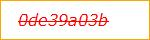
#> input picture 0de39a03b.jpg, 150 x 40 px
$ python line_removal.py
#> lines starting #> are read from the running program, lines starting #| are printed output that depends on the picture
def main():
    from PIL import Image
    img = Image.open('0de39a03b.jpg')
#> img is the input picture: PIL image 150x40 RGB; mean R, G, B 245.3, 232.2, 221
    pixelMap = img.load()
    new_img = Image.new( img.mode, img.size)
#> new_img: PIL image 150x40 RGB; every value is 0
    pixelsNew = new_img.load()
    length, height = new_img.size
#> length = 150; height = 40
    colors = dict()
    maxcount = 0
    maxline = 0
    for i in range(height):
        count = 0
        for j in range(length):
            pixelsNew[j,i] = pixelMap[j,i]
            #ignoring boundries
            if(i>4 and i<height-4 and j>4 and j<length-4):
                #get red pixel count
                r,g,b = pixelMap[j,i]
                if(r>g+40 and r>b+40):
                    count += 1
        if(count>maxcount):
            maxline = i
            maxcount = count
#> after the loop, maxcount = 91; maxline = 21
    for j in range(length):
        ru,gu,bu = pixelMap[j,maxline-1]
        rd,gd,bd = pixelMap[j,maxline+1]
        pixelsNew[j,maxline] = (int(ru+rd)//2,int(gu+gd)//2,int(bu+bd)//2)
#> this loop made 150 passes
#> (ru, gu, bu, rd, gd, bd) on passes 1 to 12: (208, 172, 84, 208, 172, 84), (255, 253, 189, 255, 253, 189), (255, 250, 237, 255, 250, 237), (255, 254, 255, 255, 254, 255), (249, 255, 249, 249, 255, 249), (249, 255, 248, 249, 255, 248), (255, 255, 248, 255, 255, 248), (255, 254, 251, 255, 254, 251), (255, 250, 255, 255, 250, 255), (255, 252, 255, 255, 252, 255), (252, 255, 253, 252, 255, 253), (248, 255, 253, 248, 255, 253)
    img.close()
    new_img.show()
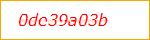
#> shown: PIL image 150x40 RGB; mean R, G, B 246.3, 234.3, 223.1
    new_img.save("out.tif")
    new_img.close()

if __name__ == '__main__':
    main()
